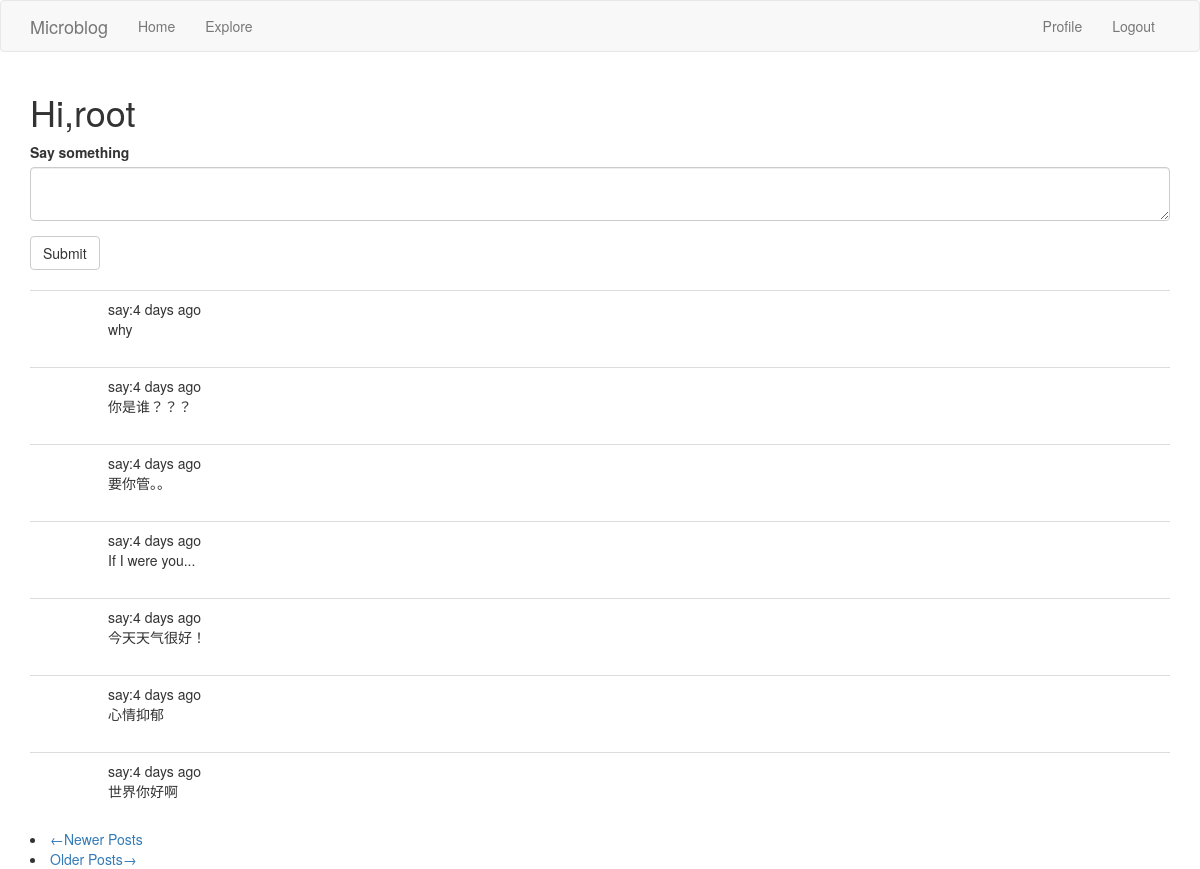
The page / (signed in) on the database its author committed.
### app/models.py (models this page shows, shortened)
class User(db.Model,UserMixin):
    __tablename__ = 'users'
    id = db.Column(db.Integer, primary_key=True)
    username = db.Column(db.String(64), index=True, unique=True)
    email = db.Column(db.String(120), index=True, unique=True)
    password_hash = db.Column(db.String(128))
    posts = db.relationship('Post', backref='author', lazy='dynamic')
    about_me = db.Column(db.String(140))
    last_seen = db.Column(db.DateTime,default=datetime.utcnow())
    followed = db.relationship('User',secondary = followers,primaryjoin=(followers.c.follower_id==id),
                                secondaryjoin=(followers.c.followed_id == id),
    backref = db.backref('followers',lazy = 'dynamic'),lazy = 'dynamic')
    def followed_posts(self):
        followed = Post.query.join(followers, (followers.c.followed_id == Post.user_id)).filter\
            (followers.c.follower_id == self.id)
        own = Post.query.filter_by(user_id = self.id)
        return followed.union(own).order_by(Post.timestamp.desc())

class Post(db.Model):
    __tablename__ = 'posts'
    id = db.Column(db.Integer, primary_key=True)
    body = db.Column(db.String(140))
    timestamp = db.Column(db.DateTime, index=True, default=datetime.utcnow)
    user_id = db.Column(db.Integer, db.ForeignKey('users.id'))

### app/routes.py (the view)
@app.route('/index',methods=['POST','GET'])
@app.route('/', methods=['POST', 'GET'])
@login_required
def index():
    form = PostForm()
    if form.validate_on_submit():
        post = Post(body = form.posts.data,author= current_user )
        db.session.add(post)
        db.session.commit()
        flash('your post is now live')
        return redirect(url_for('index'))
    page = request.args.get('page',1,type = int)
    posts = current_user.followed_posts().paginate(page,app.config['POSTS_PER_PAGE'],False)
    next_url = url_for('index',page = posts.next_num)\
    if posts.has_next else None
    prev_url = url_for('index',page = posts.prev_num)\
    if posts.has_prev else None
    return render_template('index.html', title = 'Home page',form = form,posts = posts.items,next_url = next_url,prev_url = prev_url)

### app/forms.py
class PostForm(FlaskForm):
    posts = TextAreaField('Say something',validators=[DataRequired(),Length(min=1,max=150)])
    submit = SubmitField('Submit')

### app/models.py (called while the page is built)
@login.user_loader
def load_user(id):
    return User.query.get(int(id))

### app/routes.py (called while the page is built)
@app.before_request
def before_request():
    if current_user.is_authenticated:
        current_user.last_seen = datetime.utcnow()
        db.session.commit()

### app/templates/index.html
{% extends "base.html" %}
{% import 'bootstrap/wtf.html' as wtf %}
{% block app_content%}
    <h1>Hi,{{ current_user.username }}</h1>
    {% if form %}
        {{ wtf.quick_form(form) }}
        <br>
    {% endif %}
    {% for post in posts %}
        {% include '_post.html' %}
    {% endfor %}
    <nav aria-label="...">
    <li class = "previous{% if prev_url %}disabled{% endif %}">
        <a href="{{ prev_url }}">
            <span aria-hidden="true">&larr;</span>Newer Posts
        </a>
    </li>
    <li class = "next{% if next_url %}disabled{% endif %}">
        <a href="{{ next_url }}">
            Older Posts<span aria-hidden="true">&rarr;</span>
        </a>
    </li>
</nav>
{% endblock %}

### app/templates/base.html (shortened to what this page needs)
{% extends "bootstrap/base.html" %}
{% block navbar %}
<nav class = "navbar navbar-default">
    <div class="container">
        <div class="navbar-header">
                <a class="navbar-brand" href="{{ url_for('index') }}">Microblog</a>
        </div>
        <div class="collapse navbar-collapse" id="bs-example-navbar-collapse-1">
            <ul class="nav navbar-nav">
                <li><a href="{{  url_for('index')}}">Home</a></li>
                <li><a href="{{ url_for('explore') }}">Explore</a></li>
            </ul>
            <ul class="nav navbar-nav navbar-right">
                 {% if current_user.is_anonymous %}
                <li><a href="{{  url_for('login')}}">Login</a></li>
                {% else %}
                <li><a href="{{ url_for('user',username = current_user.username) }}">Profile</a></li>
                <li><a href="{{ url_for('logout')}}">Logout</a></li>
                {% endif %}
            </ul>
        </div>
    </div>
</nav>
{% endblock %}
{% block content %}
<div class="container">
    {% block app_content %}
    {% endblock %}
    </div>
   {% endblock %}

### app/templates/_post.html (shortened to what this page needs)
<table class = "table table-hover">
    <tr  valign="top">
        <td width = "70px">
        </td>
        <td>
            say:{{ moment(post.timestamp).fromNow() }} <br>
            {{ post.body }}
        </td>
    </tr>
</table>

### rows shown on the page
User: username "root"
Post: timestamp "4 days ago", body "why"
Post: timestamp "4 days ago", body "你是谁？？？"
Post: timestamp "4 days ago", body "要你管。。"
Post: timestamp "4 days ago", body "If I were you..."
Post: timestamp "4 days ago", body "今天天气很好！"
Post: timestamp "4 days ago", body "心情抑郁"
Post: timestamp "4 days ago", body "世界你好啊"
